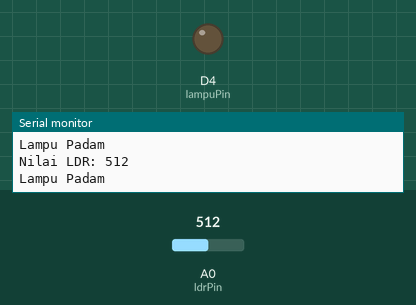
Simulated run of this sketch. Board: ESP8266 (NodeMCU). On the bench: output pins drawn as LEDs (lit = HIGH), the last lines printed to the serial monitor. The inputs (shaded band) are chosen by the test bench; at power-on: A0 (ldrPin) = 512.

Above: at 1.8 s.
1.9 s: A0 (ldrPin) set to 16
3.4 s: A0 (ldrPin) set to 12
At 4.7 s:
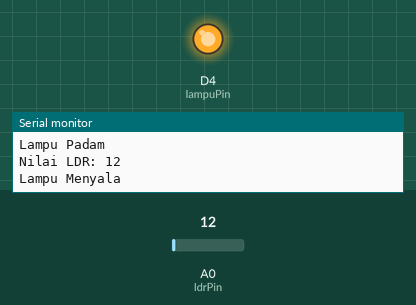
5.5 s: A0 (ldrPin) set to 122
At 6.3 s:
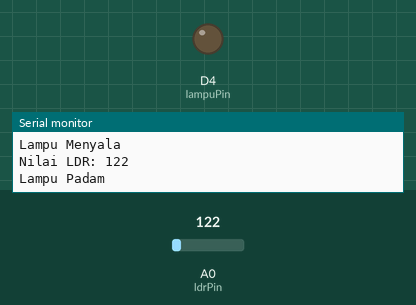
7.5 s: A0 (ldrPin) set to 5
At 9.0 s:
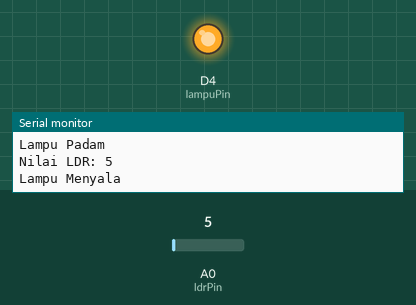
Timing chart, 0 to 10.5 s (numbered marks = the images above; inputs shaded):
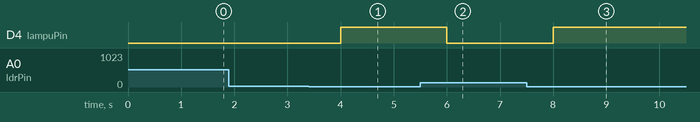

The sketch:

ldrtest.ino
```cpp
const int ldrPin = A0;  // Pin analog untuk sensor LDR
const int lampuPin = D4;  // Pin digital untuk lampu (LED built-in pada board Arduino)

void setup() {
  Serial.begin(9600);  // Inisialisasi komunikasi serial
  pinMode(lampuPin, OUTPUT);  // Mengatur pin lampu sebagai output
  pinMode(ldrPin, INPUT);
}

void loop() {
  int ldrValue = analogRead(ldrPin);  // Membaca nilai dari sensor LDR
  Serial.print("Nilai LDR: ");
  Serial.println(ldrValue);

  // Menentukan ambang batas untuk menyalakan dan mematikan lampu
  int threshold = 15;

  // Membandingkan nilai LDR dengan ambang batas
  if (ldrValue < threshold) {
    digitalWrite(lampuPin, HIGH);  // Menyalakan lampu
    Serial.println("Lampu Menyala");
  } else {
    digitalWrite(lampuPin, LOW);  // Mematikan lampu
    Serial.println("Lampu Padam");
  }

  delay(1000);  // Memberi jeda 1 detik untuk stabilitas pembacaan nilai LDR
}
```

Measured:
- the behaviour switches between 15 and 14 on A0 (ldrPin) (found by bisection; images 0 and 1)
- after the input at 3.4 s, D4 (lampuPin): LOW → HIGH after 0.60 s
- after the input at 5.5 s, D4 (lampuPin): HIGH → LOW after 0.50 s
- after the input at 7.5 s, D4 (lampuPin): LOW → HIGH after 0.50 s
